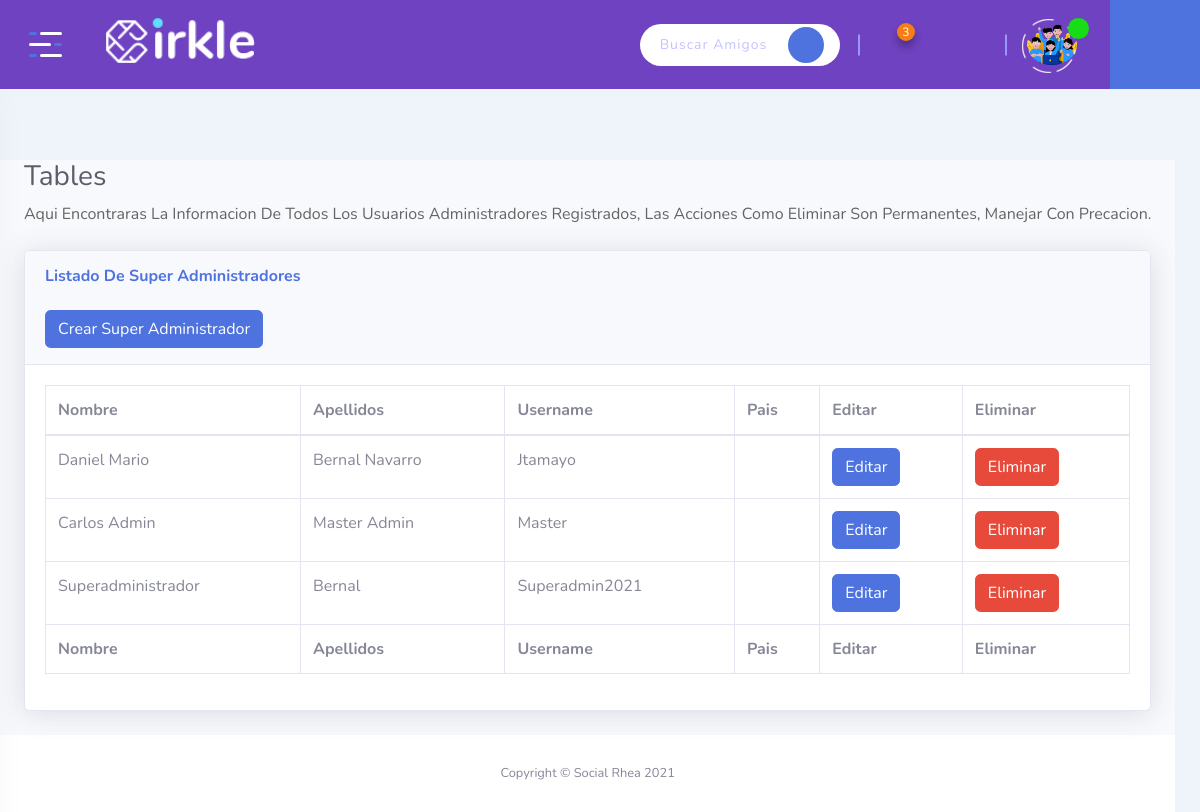
The app's page /admin/superadmins (signed in), older data.
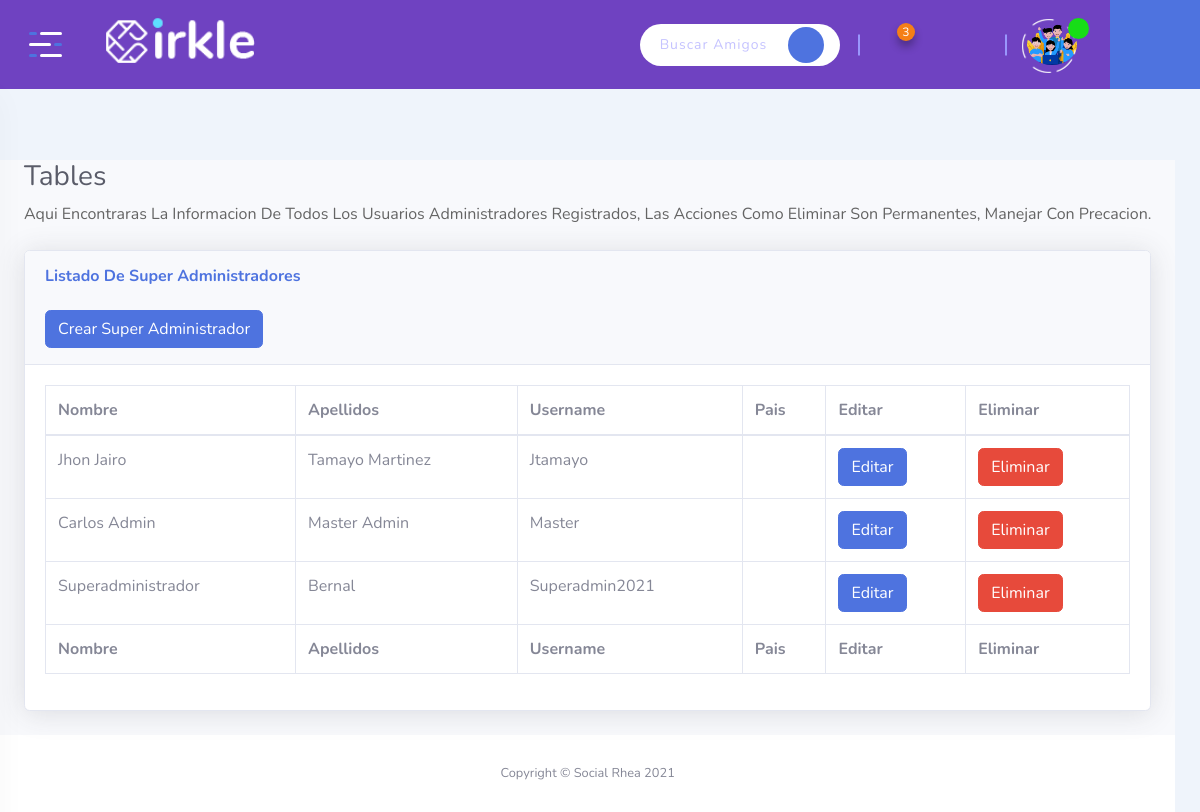
The same page, newer data.
### tables this page shows
CREATE TABLE Usuario (ID_Usuario INTEGER PRIMARY KEY AUTOINCREMENT NOT NULL, Usuario VARCHAR NOT NULL UNIQUE, Contrasena VARCHAR NOT NULL, Rol INT CHECK (Rol = 0 or Rol = 1 or Rol = 2) NOT NULL, Estado INT CHECK (Estado = 0 or Estado = 1) NOT NULL, Nombres VARCHAR NOT NULL, Apellidos VARCHAR NOT NULL, Genero INT CHECK (Genero = 0 or Genero = 1 or Genero = 2) NOT NULL, Email VARCHAR NOT NULL UNIQUE, Ubicacion VARCHAR NOT NULL, Foto VARCHAR, Telefono INT NOT NULL, Fecha_Nacimiento DATE NOT NULL, Estado_Civil INT NOT NULL CHECK (Estado_Civil = 1 or Estado_Civil = 2 or Estado_Civil = 3 or Estado_Civil = 4 or Estado_Civil = 5), Fecha DATE NOT NULL DEFAULT (CURRENT_TIMESTAMP), Privacidad INT NOT NULL CHECK (Privacidad = 1 or Privacidad = 2));

### app.py (the view)
@app.route('/admin/superadmins', methods=['GET', 'POST'])
def admin_superadmins():
  if session['usuario']:
    dbUsuario = db.getUser(session['usuario'])
    admins = db.getAllSuperAdmins()
    return render_template('dashboard-superadmin.html', usuario=dbUsuario, usuarios=admins, rol = dbUsuario["Rol"])

### app.py (called while the page is built)
@app.before_request
def antes_de_cada_peticion():
    ruta = request.path
    if not 'usuario' in session and ruta != "/" and ruta != "/admin-login" and ruta != "/logout" and not ruta.startswith("/static"):
        flash("Inicia sesión para continuar")
        return redirect("/")
    if ruta == "/registro":
      return redirect("/registro")

### db.py (called while the page is built)
def conectar():
    dbname= 'socialrhea.db'
    conn= sqlite3.connect(dbname)
    return conn

def getUser(user):
    conn= conectar()
    try:
      conn.row_factory = sqlite3.Row
      sql = 'SELECT * FROM Usuario WHERE Usuario = ?'
      cursor = conn.execute(sql, (user,))
      resultados = (cursor.fetchone())
      cursor.close()
      conn.close()
      if not resultados:
        return False
      else:
        return resultados
    except Error as e:
      print(f"error in getUser() : {str(e)}"  )

### templates/dashboard-superadmin.html (shortened to what this page needs)
{% extends 'dashboard-base.html' %}
{% block contenido %}
<div class="page-content">
  <div id="content-wrapper" class="d-flex flex-column">
      <div class="container-fluid">
        <h1 class="h3 mb-2 text-gray-800">Tables</h1>
        <p class="mb-4">Aqui encontraras la informacion de todos los usuarios administradores registrados, las Acciones como Eliminar son permanentes, manejar con precacion.</p>
        <div class="card shadow mb-4">
            <div class="card-header py-3">
                <h6 class="m-0 font-weight-bold text-primary">Listado de Super Administradores</h6>
                <br>
                <a href="/admin/createsuperadmin" class="btn btn-primary">Crear Super Administrador</a>
            </div>
            <div class="card-body">
                <div class="table-responsive">
                    <table class="table table-bordered" id="dataTable" width="100%" cellspacing="0">
                        <thead>
                            <tr>
                              <th>Nombre</th>
                              <th>Apellidos</th>
                              <th>Username</th>
                              <th>Pais</th>
                              <th>Editar</th>
                              <th>Eliminar</th>
                            </tr>
                        </thead>
                        <tfoot>
                            <tr>
                                <th>Nombre</th>
                                <th>Apellidos</th>
                                <th>Username</th>
                                <th>Pais</th>
                                <th>Editar</th>
                                <th>Eliminar</th>
                            </tr>
                        </tfoot>
                        <tbody>
                        {% for usr in usuarios %}
                            <tr>
                                <td>{{ usr.Nombres }}</td>
                                <td>{{ usr.Apellidos }}</td>
                                <td>{{ usr.Usuario }}</td>
                                <td>{{ usr.Pais }}</td>
                                <td>
                                  <a href="/editarusuario/{{ usr.Usuario }}" class="btn btn-primary">Editar</a>
                                </td>
                                <td>
                                  <a href="/deletesuperadmin/{{ usr.Usuario }}" class="btn btn-danger js-delete">Eliminar</a>
                                </td>
                              </tr>
                        {% endfor %}
                        </tbody>
                    </table>
                </div>
            </div>
        </div>
    </div>
      <footer class="sticky-footer bg-white">
          <div class="container my-auto">
              <div class="copyright text-center my-auto">
                  <span>Copyright &copy; Social Rhea 2021</span>
              </div>
          </div>
      </footer>
  </div>
</div>
{% endblock %}

Row changes from the older to the newer data that the page shows:
changed Usuario "Jtamayo": Nombres "Daniel Mario" → "Jhon Jairo"; Apellidos "Bernal Navarro" → "Tamayo Martinez"
